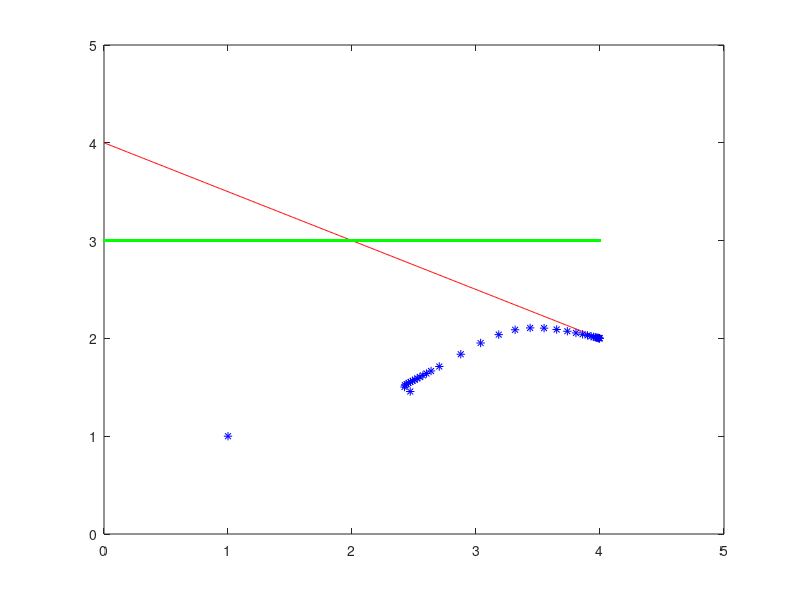

The MATLAB script that drew this image:
%{
The algorithm starts from a feasible solution which both of the primal variables and dual
slack variables are positively by modifying the original formulation with two auxiliary 
variables introduced.
The code solves a linear programming problem(LP) using primal-dual path following algorithm, 
which tries to solve the system of equations defined by KKT optimality
condition using Newton's method.
The code accepts an input of coefficient matrix A, resouce constraints vector b, 
and cost vector c.
%}

clear
%input data
% A = [1,1,1,0; -1,1,0,1];
% b = [2;1];
% c = [-1; -2; 0; 0];

A = [1,2,1,0,0;4,0,0,1,0;0,4,0,0,1];
b = [8;16;12];
c = [-2;-3;0;0;0];

shape = size(A);
m = shape(1);
n = shape(2);
%reformulation and initial solutions, 2 variables of primal problem are introdcued
%initial solution, with x>0, s>0
M1 = 30;%artificial variable
M2 = 30;
e = ones(n,1);
x = [ones(n, 1); 1; M2-(e-c)'*e];
p = [zeros(m,1); -1];
s = [e; M1; 1];
A = [A,b-A*ones(n,1), zeros(m,1);ones(1,n)-c', 0, 1];
b = [b; M2];
c = [c; M1; 0];

%parameters of the algorithm
n = n+2;%two additional variable
zeta = 0.01;%tolerance
rho = 0.7;%decide barrier parameter by 'rho*(s'*x)/n'
e = ones(n,1);
alpha = 0.9;%avoid the point moving to the boundary
k = 1;%iteration counter
while(1)
    if (s'*x < zeta)
        break
    end
    %disp(s'*x);
    x1(k) = x(1,1);%record coordination of x-1 axis
    x2(k) = x(2,1);%record coordination of x-2 axis
    u = rho * (s'*x) / n;%%barrier parameter
    X = diag(x);
    S = diag(s);
    %solve equation system
    D = sqrt(X/S);
    P = D*A'/(A*D*D*A')*A*D;
    vu = X\D*(u*e-X*S*e);
    %descent direction
    d_x = D*(eye(n)-P)*vu;
    d_p = -(A*D*D*A')\A*D*vu;
    d_s = D\P*vu;
    %find step lengths
    negativeP = x./d_x;
    betaP = min(1, -max(negativeP(negativeP<0))*alpha);
    negativeD = x./d_s;
    betaD = min(1, -max(negativeD(negativeD<0))*alpha);
    %update solution vectors
    x = x + betaP*d_x;
    p = p + betaD*d_p;
    s = s + betaD*d_s;
    k = k+1;
end
%show convergence curve
x_c = 0:0.01:4;
% y1 = -x_c;
% y2 = 1+x_c;
y1 = 4-0.5*x_c;
y2 = 3;
plot(x_c, y1, 'r', x_c, y2, 'g', x1, x2, 'b*')
set(gca, 'xlim', [0,5]);
set(gca, 'ylim', [0,5]);